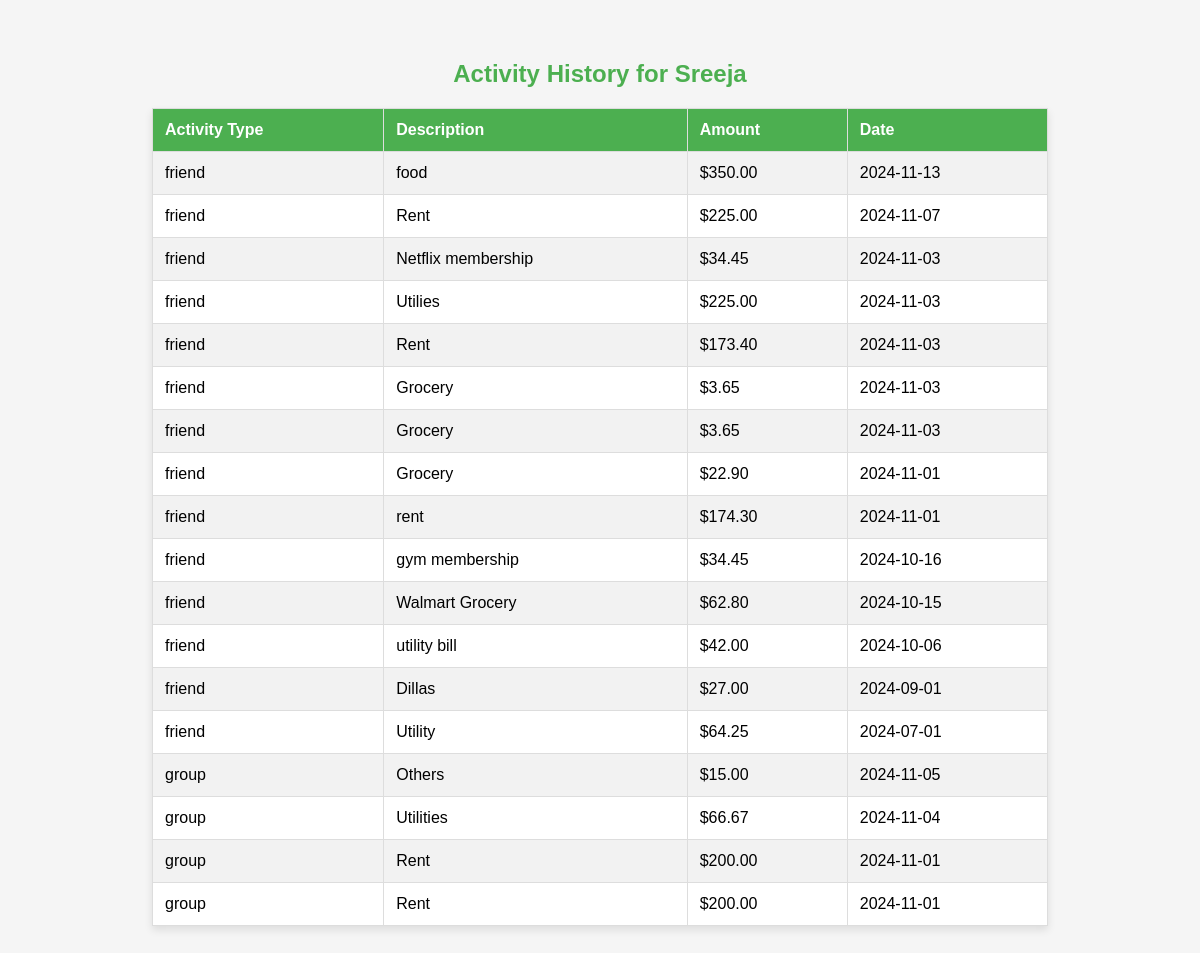
The app's page /user_activity (signed in), older data.
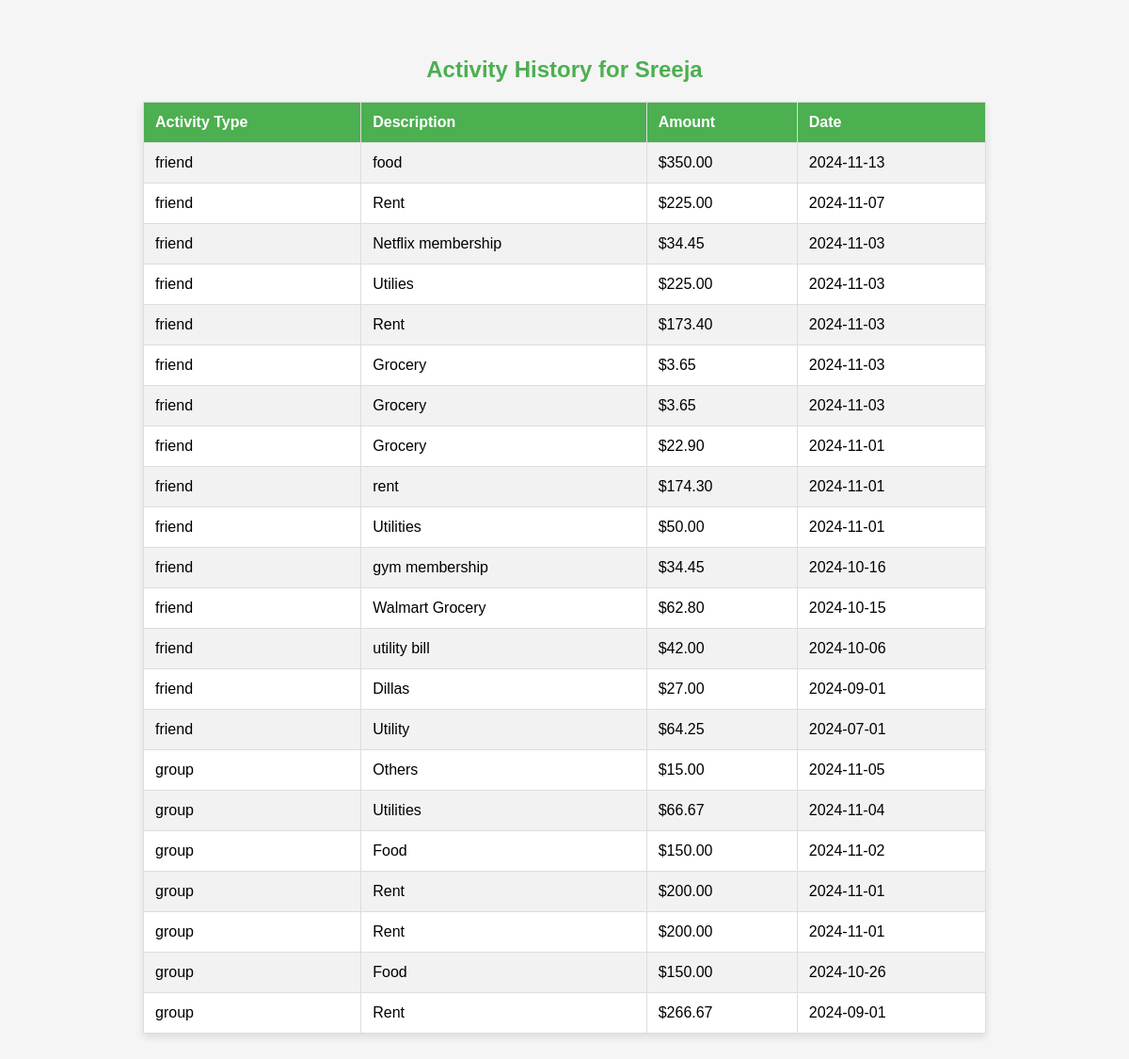
The same page, newer data.
### tables this page shows
CREATE TABLE users (
            id INTEGER PRIMARY KEY AUTOINCREMENT,
            email TEXT NOT NULL UNIQUE,
            password TEXT NOT NULL,
            name TEXT NOT NULL,
            phone TEXT NOT NULL
        );

CREATE TABLE expense (expenseid integer PRIMARY key AUTOINCREMENT,expensename text,creatorid INTEGER , partnerid int, total INTEGER, creatoramount integer, partneramount integer, createdon date,
FOREIGN key (creatorid) 
REFERENCES users(id),FOREIGN key(partnerid) REFERENCES users(id) );

CREATE TABLE group_expenses (
            id INTEGER PRIMARY KEY AUTOINCREMENT,
            group_name TEXT NOT NULL,
            category TEXT NOT NULL,
            total_amount REAL NOT NULL,
            payer TEXT NOT NULL,
            date TEXT NOT NULL, category_description TEXT,
            FOREIGN KEY (group_name) REFERENCES groups_table(group_name),
            FOREIGN KEY (payer) REFERENCES users(name)
        );

### app.py (the view)
@app.route('/user_activity')
def user_activity():
    if 'username' not in session:
        flash("Please log in to view your activity history.", "warning")
        return redirect(url_for('login'))
    logged_in_user = session.get('username')
    conn = sqlite3.connect(db_path)
    cursor = conn.cursor()
    cursor.execute('SELECT id FROM users WHERE name = ?', (logged_in_user,))
    user_id_result = cursor.fetchone()
    user_id = user_id_result[0] if user_id_result else None
    if not user_id:
        flash("User not found", "danger")
        return redirect(url_for('login'))
    print(f"Logged in user: {logged_in_user}, user_id: {user_id}")
    cursor.execute('''
        SELECT 'friend' AS activity_type,
               expensename AS description,
               total/2 AS user_share,
               createdon AS date
        FROM expense
        WHERE creatorid = ? OR partnerid = ?
        ORDER BY date DESC
    ''', (user_id, user_id))
    friend_activities = cursor.fetchall()
    cursor.execute('''
        SELECT 'group' AS activity_type,
               category AS description,
               (total_amount - (total_amount / (SELECT COUNT(*) FROM members WHERE group_name = ge.group_name))) AS user_share,
               date
        FROM group_expenses ge
        WHERE group_name IN (SELECT group_name FROM members WHERE name = ?)
        ORDER BY date DESC
    ''', (logged_in_user,))
    group_activities = cursor.fetchall()
    user_activities = friend_activities + group_activities
    print(f"Combined activities: {user_activities}")
    conn.close()
    if not user_activities:
        flash("No activity history found.", "info")
    return render_template('user_activity.html', user_activities=user_activities, username=logged_in_user)

### templates/user_activity.html (shortened to what this page needs)
<!DOCTYPE html>
<html lang="en">
<head>
</head>
<body>
    <h2>Activity History for {{ username }}</h2>
    {% if user_activities %}
    <table>
        <tr>
            <th>Activity Type</th>
            <th>Description</th>
            <th>Amount</th>
            <th>Date</th>
        </tr>
        {% for activity in user_activities %}
        <tr>
            <td>{{ activity[0] }}</td>
            <td>{{ activity[1] }}</td>
            <td>${{ "%.2f" | format(activity[2] if activity[2]) }}</td>
            <td>{{ activity[3] }}</td>
        </tr>
        {% endfor %}
    </table>
    {% else %}
    <div class="no-activity">
        <p>No activity history found.</p>
    </div>
    {% endif %}
</body>
</html>

### templates/user_activity.html (style rules this page uses)
body { font-family: Arial, sans-serif; background-color: #f5f5f5; margin: 20px; padding: 20px; }
h2 { text-align: center; color: #4caf50; }
table { width: 80%; margin: 20px auto; border-collapse: collapse; background-color: #ffffff; box-shadow: 0 4px 8px rgba(0, 0, 0, 0.1); }
th, td { padding: 12px; border: 1px solid #dddddd; text-align: left; }
th { background-color: #4caf50; color: white; }
tr:nth-child(even) { background-color: #f2f2f2; }

Row changes from the older to the newer data that the page shows:
added expense: activity "friend", expensename "Utilities", activity "50.00", createdon "2024-11-01"
added group_expenses: activity "group", category "Food", activity "150.00", date "2024-11-02"
added group_expenses: activity "group", category "Food", activity "150.00", date "2024-10-26"
added group_expenses: activity "group", category "Rent", activity "266.67", date "2024-09-01"
